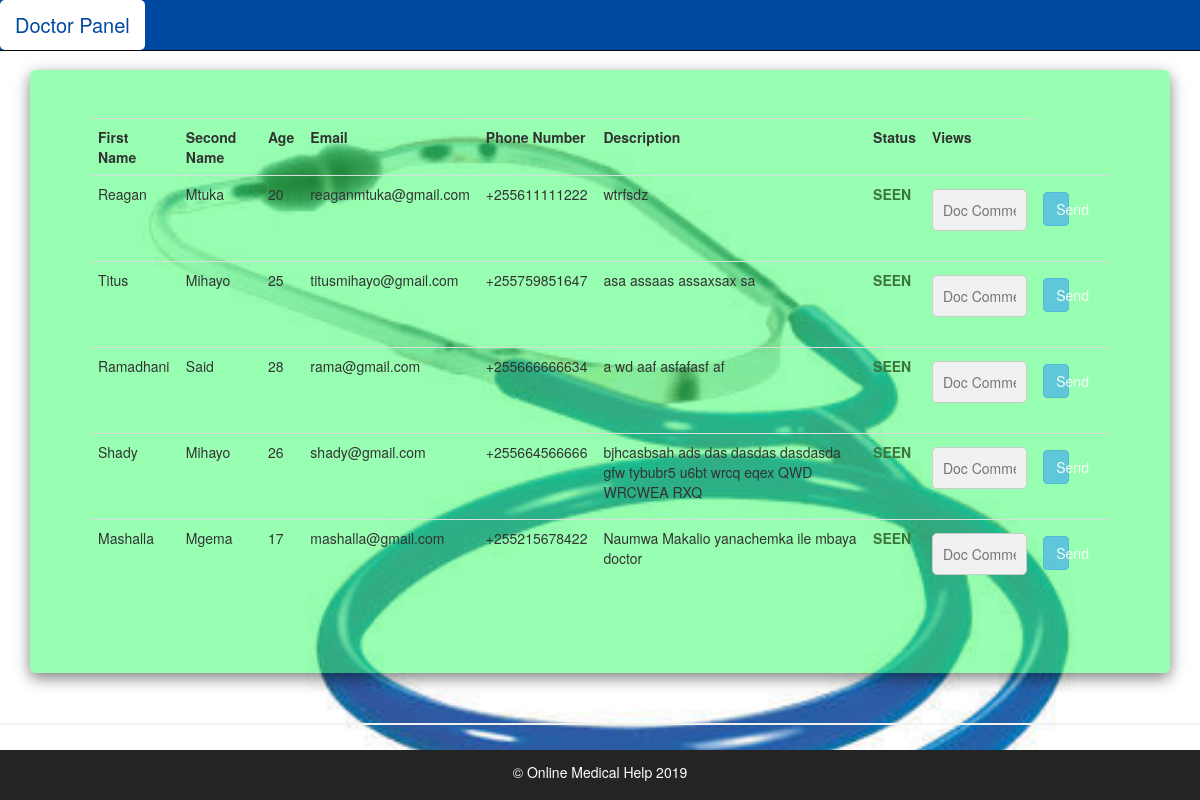
The app's page /doctor_index.php with its own data.
### tables this page shows
CREATE TABLE `user` (
  `ID` int(11) NOT NULL,
  `FirstName` varchar(255) NOT NULL,
  `LastName` varchar(255) NOT NULL,
  `Age` int(120) NOT NULL,
  `Address` varchar(255) NOT NULL,
  `Email` varchar(255) NOT NULL,
  `Phonenumber` varchar(255) NOT NULL,
  `Description` longtext NOT NULL,
  `Password` varchar(255) NOT NULL,
  `status` enum('0','1') NOT NULL,
  `Doctor_Comment` varchar(255) NOT NULL
);

### doctor_index.php (the view, shortened to what this page needs)
<?php
  include('../phpfiles/config.php');
  $Sql_Doctor="SELECT * FROM user";
  $Doct_results=mysqli_query($db,$Sql_Doctor);
?>
<!DOCTYPE html>
<html lang="en" class="allpage">
<head>
  <link rel="stylesheet" href="https://maxcdn.bootstrapcdn.com/bootstrap/3.4.0/css/bootstrap.min.css">
  <link  rel=" stylesheet" type="text/css" href="../css/signup.css" />
  <link  rel=" stylesheet" type="text/css" href="../css/layout.css" />
</head>
<body>
<div class="navbar navbar-fixed-top navbar-inverse" role="navigation">
    <div class="container-fluid">
        <div class="navbar-header">
            <a class="active navbar-brand" >Doctor Panel</a>
        </div>
    </div>
</div>
<div class="container-fluid">
        <div class="col-xs-12 col-sm-12 ">
            <br>
          <div class="jumbotron ">
          <form method="POST" action="doctor_index.php" style=" width: 100%;">
            <table class="table" >
                <tr>
                    <th>First Name</th>
                    <th>Second Name</th>
                    <th>Age</th>
                    <th>Email</th>
                    <th>Phone Number</th>
                    <th>Description</th>
                    <th>Status</th>
                    <th>Views</th>
                    <?php while ($Doct_rec=mysqli_fetch_array($Doct_results)):
                ?>
                </tr>
                <tr>
                    <td><?php echo $Doct_rec['FirstName'];?></td>
                    <td><?php echo $Doct_rec['LastName'];?></td>
                    <td><?php echo $Doct_rec['Age'];?></td>
                    <td><?php echo $Doct_rec['Email'];?></td>
                    <td><?php echo $Doct_rec['Phonenumber'];?></td>
                    <td><?php echo $Doct_rec['Description'];?></td>
                    <td>
                      <?php
                        if ($Doct_rec['status']=='0') {
                          echo "<b class='text text-danger' >PENDING</b>";
                        }else{
                          echo "<b class='text text-success' >SEEN</b>";
                        }
                      ?>
                    </td>
                    <td>
                      <input type="text" name="doc_com" placeholder="Doc Comment" >
                    </td>
                    <td>
                      <button type="submit" class="btn btn-info" name="send" >Send</button>
                    </td>
                </tr>
                <?php endwhile; ?>
            </table>
          </form>
          </div>
        </div>
    </div>
    <hr>
<footer>
        <p>© Online Medical Help 2019</p>
</footer>
</body>
</html>

### css/signup.css (style rules this page uses)
* { box-sizing: border-box }
form { width: 80%; }
input[type=text],input[type=number], input[type=password] { width: 100%; padding: 10px; margin: 5px 0 22px 0; display: block; border: none; background: #f1f1f1; border: 1px solid #ccc; border-radius: 5px; }
hr { border: 1px solid #f1f1f1; margin-bottom: 25px; }
button { background-color: #d2d2d4; color: black; padding: 8px 5px; margin: 8px 0; border: 1px solid grey; cursor: pointer; width: 40%; opacity: 0.9; }
.navbar { background-color: #0049a3; }
body { padding-top: 50px; }
footer { padding-left: 15px; padding-right: 15px; }

### css/layout.css (style rules this page uses)
.navbar { background-color: #0049a3; margin-bottom: 0px; }
.navbar-inverse .navbar-brand { color: #fff; font-size: 20px; }
body { padding-top: 50px; height: 100%; background-image: url("../image/image11.jpg"); background-size: cover; }
footer { text-align: center; background-color: #242424; color: #fff; width: 100%; padding: 12px 12px; margin-bottom: 0px; }
.jumbotron { background-color: rgba(51,255,102,.5); box-shadow: 0 5px 15px rgba(0,0,0,.5); }

### doctor_index.php (style rules this page uses)
.jumbotron { width: 100%; }

### records on screen
user: FirstName "Reagan", LastName "Mtuka", Age "20", Email "reaganmtuka@gmail.com", Phonenumber "+255611111222", Description "wtrfsdz", status "SEEN"
user: FirstName "Titus", LastName "Mihayo", Age "25", Email "titusmihayo@gmail.com", Phonenumber "+255759851647", Description "asa assaas assaxsax sa", status "SEEN"
user: FirstName "Ramadhani", LastName "Said", Age "28", Email "rama@gmail.com", Phonenumber "+255666666634", Description "a wd aaf asfafasf af", status "SEEN"
user: FirstName "Shady", LastName "Mihayo", Age "26", Email "shady@gmail.com", Phonenumber "+255664566666", Description "bjhcasbsah ads das dasdas dasdasda gfw tybubr5 u6bt wrcq eqex QWD WRCWEA RXQ", status "SEEN"
user: FirstName "Mashalla", LastName "Mgema", Age "17", Email "mashalla@gmail.com", Phonenumber "+255215678422", Description "Naumwa Makalio yanachemka ile mbaya doctor", status "SEEN"
